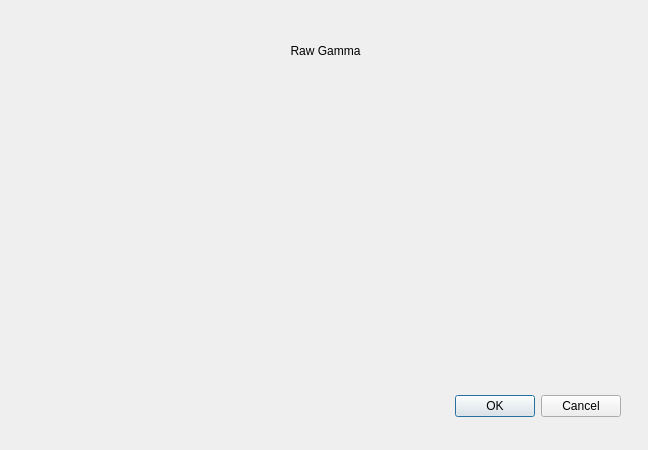
<?xml version="1.0" encoding="UTF-8"?>
<ui version="4.0">
 <class>rawgamma</class>
 <widget class="QDialog" name="rawgamma">
  <property name="geometry">
   <rect>
    <x>0</x>
    <y>0</y>
    <width>648</width>
    <height>450</height>
   </rect>
  </property>
  <property name="windowTitle">
   <string>Dialog</string>
  </property>
  <widget class="QDialogButtonBox" name="buttonBox">
   <property name="geometry">
    <rect>
     <x>440</x>
     <y>390</y>
     <width>181</width>
     <height>32</height>
    </rect>
   </property>
   <property name="orientation">
    <enum>Qt::Horizontal</enum>
   </property>
   <property name="standardButtons">
    <set>QDialogButtonBox::Cancel|QDialogButtonBox::Ok</set>
   </property>
  </widget>
  <widget class="QLabel" name="label">
   <property name="geometry">
    <rect>
     <x>110</x>
     <y>20</y>
     <width>431</width>
     <height>61</height>
    </rect>
   </property>
   <property name="text">
    <string>Raw Gamma</string>
   </property>
   <property name="alignment">
    <set>Qt::AlignCenter</set>
   </property>
  </widget>
 </widget>
 <resources/>
 <connections>
  <connection>
   <sender>buttonBox</sender>
   <signal>accepted()</signal>
   <receiver>rawgamma</receiver>
   <slot>accept()</slot>
   <hints>
    <hint type="sourcelabel">
     <x>248</x>
     <y>254</y>
    </hint>
    <hint type="destinationlabel">
     <x>157</x>
     <y>274</y>
    </hint>
   </hints>
  </connection>
  <connection>
   <sender>buttonBox</sender>
   <signal>rejected()</signal>
   <receiver>rawgamma</receiver>
   <slot>reject()</slot>
   <hints>
    <hint type="sourcelabel">
     <x>316</x>
     <y>260</y>
    </hint>
    <hint type="destinationlabel">
     <x>286</x>
     <y>274</y>
    </hint>
   </hints>
  </connection>
 </connections>
</ui>
